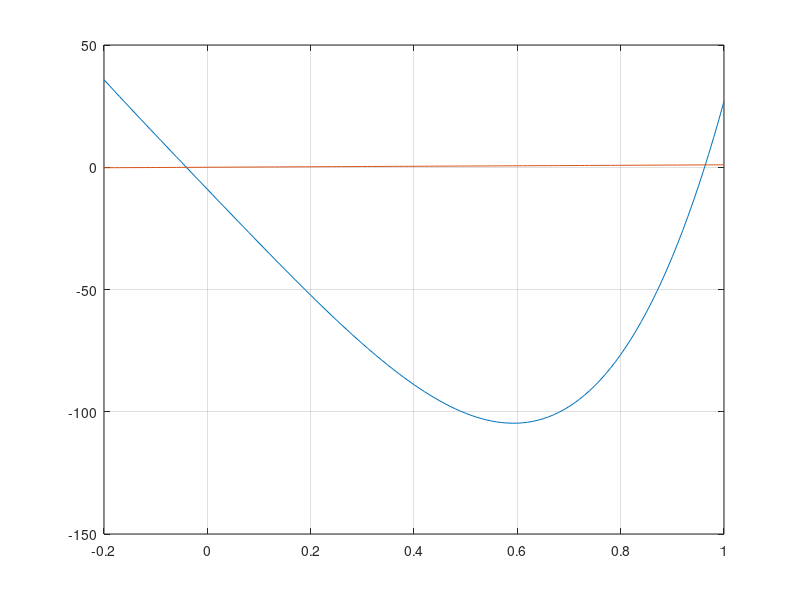
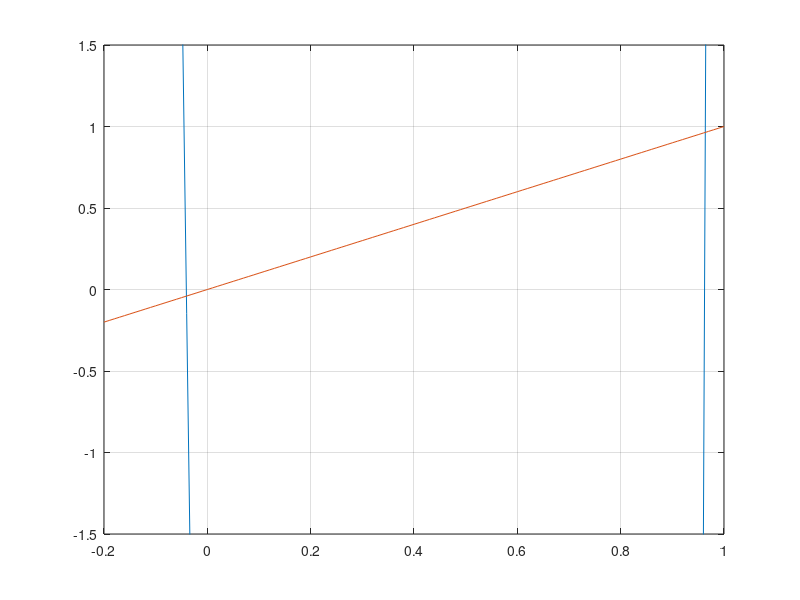

The MATLAB script that drew these images, in order: (Note: this script raises an error after producing the figures.)
disp("Ejercicio 3:");
P = @(x) 230 * x.^4 + 18 * x.^3 + 9 * x.^2 - 221*x - 9;
x = -0.2:0.01:1;

% Ploteo del polinomio y la función y=x
figure(1);
plot(x,P(x));
  grid on;
  hold on;
  plot(x,x);

% Ploteo del polinomio aumentado en el eje y para ver las intersecciones con la recta y=x
  figure(2)
  plot(x,P(x));
  grid on;
  hold on;
  plot(x,x);
  axis([-0.2,1,-1.5,1.5])

% Resto x al polinomio para obtener el punto fijo
P_1 = @(x) 230 * x.^4 + 18 * x.^3 + 9 * x.^2 - 222*x - 9;

% Punto fijo 1:
  a = -0.2;
  b = 0;
  maxit = 100;
  tol = 1e-9;
  [x_1,it_1] = biseccion(P_1,a,b,maxit,tol);
  x_1
  plot(x_1,P(x_1),"*r");

% Punto fijo 2:
  a = 0.8;
  b = 1;
  maxit = 100;
  tol = 1e-9;
  [x_2,it_2] = biseccion(P_1,a,b,maxit,tol);
  x_2
  plot(x_2,P(x_2),"*r");


